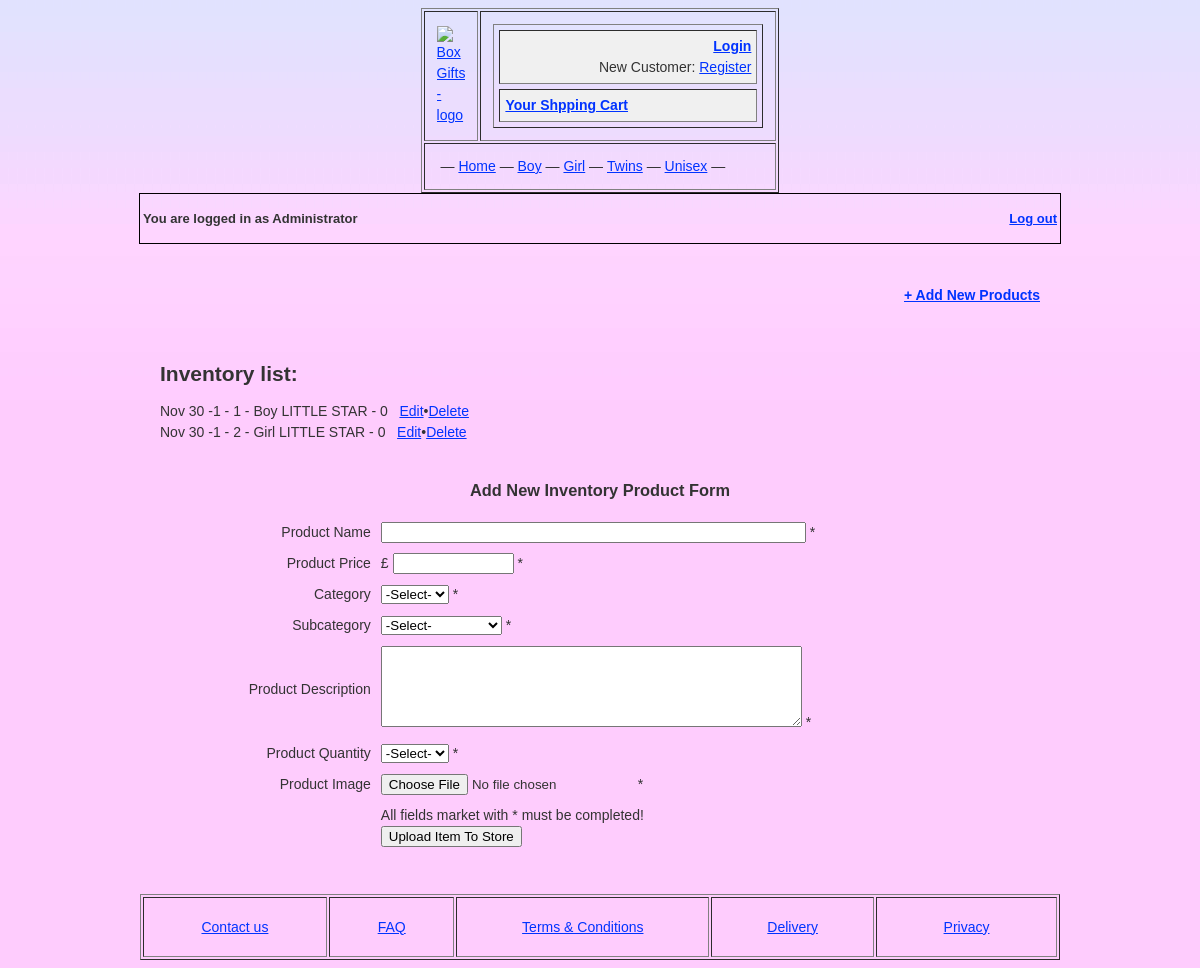
Page /admin/inventory_list.php (signed in) on the committed database.
### tables this page shows
CREATE TABLE products(
    id BIGINT NOT NULL AUTO_INCREMENT PRIMARY KEY,
    productName VARCHAR(255) NOT NULL UNIQUE KEY,
	productPrice FLOAT NOT NULL,
    productCategory VARCHAR(100) NOT NULL,
	productSubcategory VARCHAR(100) NOT NULL,
    productDescription TEXT,
    productQuantity BIGINT NOT NULL,
    productDateAdded DATE NOT NULL,
    INDEX (id, productName)
    );

### store/storescripts/mysql.inc.php (called while the page is built, shortened)
<?php
function connect()
{
$db_Link = mysql_connect(DB_HOST, DB_USER, DB_PASS) or die ('Cannot connect to the MySQL Server. Please go and check your username, password and database parameters in your configuration file.');
return $db_Link;
}
function query($query)
{
if(!isset($db_Link))
$db_Link = connect();
$result = mysql_query($query, $db_Link) or die('Error: ' . mysql_error());
$lastInsertID = mysql_insert_id($db_Link);
$returnArray = array();
$i=0;
while ($row = mysql_fetch_array($result, MYSQL_BOTH))
if ($row)
$returnArray[$i++]=$row;
return $returnArray;
}
?>

### admin/inventory_list.php (the view, shortened to what this page needs)
<?php
$product_list = "";
$sql = "SELECT * FROM products ORDER BY productDateAdded DESC";
$res = query($sql);
if($res) {
foreach ($res as $row) {
		$id = $row["id"];
		$productName = $row["productName"];
		$productDateAdded = strftime("%b %d %Y",strtotime($row["productDateAdded"]));
		$productQuantity = $row["productQuantity"];
		$product_list .= "$productDateAdded - $id - $productName - $productQuantity &nbsp;&nbsp;<a href='inventory_edit.php?pid=$id'>Edit</a>&bull;<a href='inventory_list.php?deleteid=$id'>Delete</a><br/>";
}
}else{
	$product_list = "You have no products on you system yet";
}
?>
<!DOCTYPE HTML>
<html>
<head>
<link rel="stylesheet" href="../css/mainStyle.css" type="text/css" media="screen">
</head>
<body>
<div align="center" id="mainWraper">
  <?php include_once("../store/template_header.php");?>
    <div align="left"; style="margin-left:auto; margin-right:auto; width:920px; border: 1px solid #000;">
    <table align="center" width="920px" border="0">
  <tr>
    <td width="549" align="left"><h1 style="font-size: 13px;">You are logged in as Administrator</h1></td>
    <td width="71" align="right"><h2 style="font-size: 13px;"> <a href="../store/storescripts/logout.php">Log out</a></h2></td>
  </tr>
</table>
  </div>
	<div id="pageContent" style="margin-left:auto; margin-right:auto; width:920px;"><br/>
    <div align="right" style="margin-left:auto; margin-right:auto; width:880px; padding: 20px;"><a href="inventory_list.php#inventoryForm"><strong>+ Add New Products</strong></a></div>
   	 <div align="left"; style="margin-left:auto; margin-right:auto; width:880px; padding: 20px;"">
       <h2>Inventory list:</h2>
   	   <?php echo $product_list;?>
</div>
     <h3>Add New Inventory Product Form</h3>
     <form action="inventory_list.php" enctype="multipart/form-data" name="myForm" id="myForm" method="POST">
     <table width="90%" border="0" cellspacing="0" cellpadding="5">
       <tr>
         <td align="right">Product Name</td>
         <td><label>
         <input name="productName" type="text" id="productName" size="50"/>
         </label>*</td>
       </tr>
       <tr>
         <td align="right">Product Price</td>
         <td><label>
         £
         <input name="productPrice" type="text" id="textfield" size="12"/>
         </label>*</td>
       </tr>
       <tr>
         <td align="right">Category</td>
         <td><label>
         <select name="productCategory" id="category">
         <option value="">-Select-</option>
         </select>
         </label>*</td>
       </tr>
       <tr>
         <td align="right">Subcategory</td>
         <td><label>
         <select name="productSubcategory" id="subcategory">
         <option value="">-Select-</option>
         </select>
         </label>*</td>
       </tr>
       <tr>
         <td align="right">Product Description</td>
         <td><label>
         <textarea name="productDescription" id="textarea" cols="50" rows="5"></textarea>
         </label>*</td>
       </tr>
       <td align="right">Product Quantity</td>
         <td><label>
         <select name="productQuantity" id="quantity">
         <option value="">-Select-</option>
         </select>
         </label>*</td>
       <tr>
         <td align="right">Product Image</td>
         <td><label>
         <input type="file" name="fileField" id="fileField"/>
         </label>*</td>
       </tr>
       <tr>
         <td>&nbsp;</td>
         <td><label>All fields market with * must be completed!<br/>
         <input type="submit" name="button" id="button" value="Upload Item To Store"/>
         </label></td>
       </tr>
     </table>
     </form>
     <br/>
     <br/>
  </div>
<?php include_once("../store/template_footer.php");?>
</div>
</body>
</html>

### css/mainStyle.css (style rules this page uses)
body,td,th { font-family: Arial, Helvetica, sans-serif; font-size: 14px; color: #333; line-height:1.5em; }
body { background-color: #FECCFD; background-image: url(../Images/bgImage.jpg); background-repeat: repeat-x; }
a:link { color: #03F; }
#pageContent { color:#333; }

### rows in the picture
products: productDateAdded "Nov 30 -1", id "1", productName "Boy LITTLE STAR", productQuantity "0"
products: productDateAdded "Nov 30 -1", id "2", productName "Girl LITTLE STAR", productQuantity "0"
